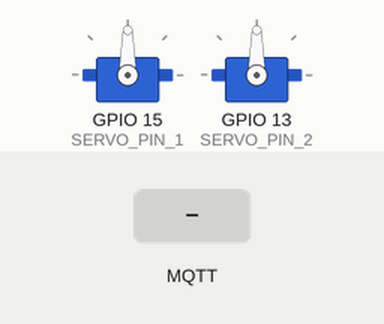
This sketch was run on a simulated ESP32. On the bench: 2 × servo. Inputs (shaded band) come from the test bench. WiFi joins after 1.5 s; servers stay silent unless stated; no MQTT or app messages arrive unless stated; what the sketch prints to the serial monitor is not drawn.

Above: at 6.0 s.
6.1 s: MQTT message "close" arrives on the first subscribed topic
At 6.5 s:
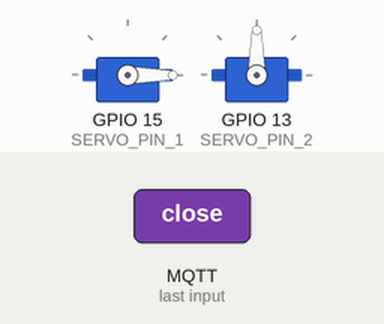
At 7.6 s:
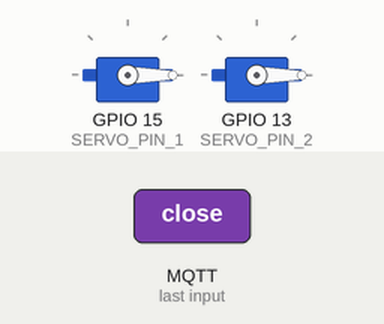
8.2 s: MQTT message "open" arrives on the first subscribed topic
At 8.6 s:
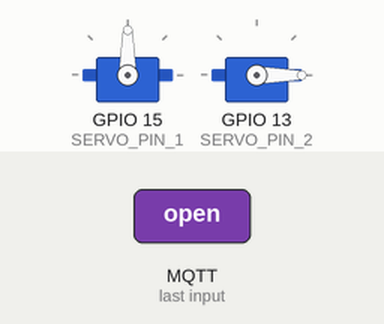
Timing chart, 0 to 11.2 s (numbered marks = the images above; inputs shaded):
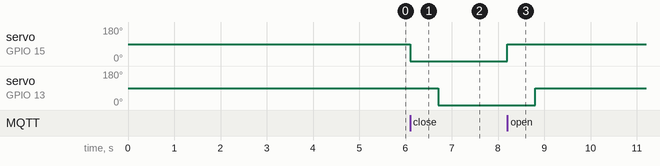

The sketch:

barrier.ino
```cpp
#include <WiFi.h>
#include <ESP32Servo.h>
#include <PubSubClient.h>

const char* ssid        = "YOUR_WIFI_NAME";
const char* password    = "YOUR_WIFI_PASSWORD";
const char* mqtt_broker = "YOUR_LAPTOP_IP";   // laptop's new static IP

const int SERVO_PIN_1 = 15;
const int SERVO_PIN_2 = 13;

Servo servo1, servo2;
WiFiClient espClient;
PubSubClient mqtt(espClient);

enum BarrierState { IDLE, STEP1_MOVE_SERVO1, STEP2_WAIT, STEP3_MOVE_SERVO2 };
BarrierState state = IDLE;
unsigned long stepTime = 0;
int target1 = 90;
int target2 = 90;
bool isOpen = true;

void requestClose() {
  if (state != IDLE) return;
  target1 = 0; target2 = 0;
  state = STEP1_MOVE_SERVO1;
}

void requestOpen() {
  if (state != IDLE) return;
  target1 = 90; target2 = 90;
  state = STEP1_MOVE_SERVO1;
}

void updateBarrier() {
  switch (state) {
    case IDLE: break;
    case STEP1_MOVE_SERVO1:
      servo1.write(target1);
      stepTime = millis();
      state = STEP2_WAIT;
      break;
    case STEP2_WAIT:
      if (millis() - stepTime >= 600) state = STEP3_MOVE_SERVO2;
      break;
    case STEP3_MOVE_SERVO2:
      servo2.write(target2);
      isOpen = (target2 == 90);
      state = IDLE;
      Serial.println("Barrier move complete");
      break;
  }
}

void onMessage(char* topic, byte* payload, unsigned int length) {
  String msg;
  for (int i = 0; i < length; i++) msg += (char)payload[i];
  Serial.print("MQTT: "); Serial.println(msg);
  if (msg == "close" && isOpen)  requestClose();
  if (msg == "open"  && !isOpen) requestOpen();
}

void reconnect() {
  while (!mqtt.connected()) {
    if (mqtt.connect("Barrier_ESP_1")) {
      mqtt.subscribe("barrier/1");
      Serial.println("MQTT connected");
    } else {
      Serial.print("MQTT failed rc="); Serial.println(mqtt.state());
      delay(1000);
    }
  }
}

void setup() {
  Serial.begin(115200);
  delay(1500);
  servo1.attach(SERVO_PIN_1);
  delay(200);
  servo2.attach(SERVO_PIN_2);
  servo1.write(90); delay(800);
  servo2.write(90); delay(800);

  WiFi.begin(ssid, password);
  while (WiFi.status() != WL_CONNECTED) {
    delay(500); Serial.print(".");
  }
  Serial.println("\nWiFi connected");
  Serial.println(WiFi.localIP());

  mqtt.setServer(mqtt_broker, 1883);
  mqtt.setCallback(onMessage);
  reconnect();
  Serial.println("Barrier 1 ready");
}

void loop() {
  if (!mqtt.connected()) reconnect();
  mqtt.loop();
  updateBarrier();
}
```

Measured:
- after the input at 6.1 s, servo on GPIO 15 (SERVO_PIN_1): 90° → 0° at once; servo on GPIO 13 (SERVO_PIN_2): 90° → 0° after 0.60 s
- after the input at 8.2 s, servo on GPIO 15 (SERVO_PIN_1): 0° → 90° at once; servo on GPIO 13 (SERVO_PIN_2): 0° → 90° after 0.60 s
